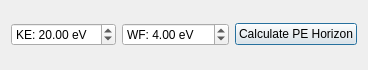
<?xml version="1.0" encoding="UTF-8"?>
<ui version="4.0">
 <class>Dialog</class>
 <widget class="QDialog" name="Dialog">
  <property name="geometry">
   <rect>
    <x>0</x>
    <y>0</y>
    <width>334</width>
    <height>70</height>
   </rect>
  </property>
  <property name="windowTitle">
   <string>Calibration NanoESCA Graz</string>
  </property>
  <layout class="QHBoxLayout" name="verticalLayout">
   <item>
    <layout class="QGridLayout" name="gridLayout">
     <item row="0" column="0">
      <widget class="QDoubleSpinBox" name="doubleSpinBox_calibrationEkin">
       <property name="prefix">
        <string>KE: </string>
       </property>
       <property name="suffix">
        <string> eV</string>
       </property>
       <property name="decimals">
        <number>2</number>
       </property>
       <property name="minimum">
        <double>0.000000000000000</double>
       </property>
       <property name="maximum">
        <double>999.990000000000009</double>
       </property>
       <property name="singleStep">
        <double>0.0100000000000000</double>
       </property>
       <property name="value">
        <double>20.000000000000000</double>
       </property>
      </widget>
     </item>
     <item row="0" column="1">
      <widget class="QDoubleSpinBox" name="doubleSpinBox_calibrationWF">
       <property name="prefix">
        <string>WF: </string>
       </property>
       <property name="suffix">
        <string> eV</string>
       </property>
       <property name="decimals">
        <number>2</number>
       </property>
       <property name="minimum">
        <double>0.000000000000000</double>
       </property>
       <property name="maximum">
        <double>999.990000000000009</double>
       </property>
       <property name="singleStep">
        <double>0.0100000000000000</double>
       </property>
       <property name="value">
        <double>4.000000000000000</double>
       </property>
      </widget>
     </item>
     <item row="0" column="2">
      <widget class="QPushButton" name="pushButton_calculateHorizon">
       <property name="text">
        <string>Calculate PE Horizon</string>
       </property>
      </widget>
     </item>


    </layout>
   </item>
  </layout>
 </widget>
 <resources/>
 <connections/>
</ui>
